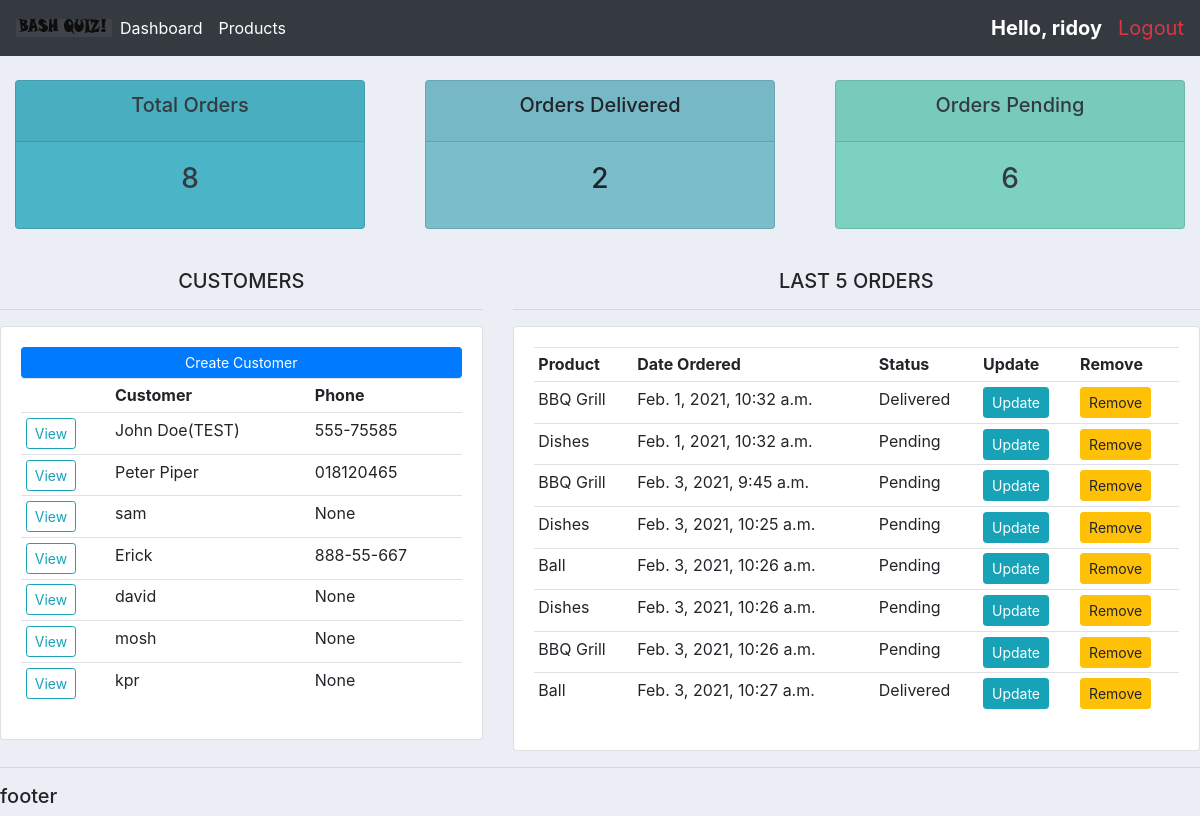
The app's page / (signed in) with its own data.
### accounts/models.py (models this page shows, shortened)
class Customer(models.Model):
	user = models.OneToOneField(User, null=True, blank=True, on_delete=models.CASCADE)
	name = models.CharField(max_length=200, null=True)
	phone = models.CharField(max_length=200, null=True)
	email = models.CharField(max_length=200, null=True)
	profile_pic = models.ImageField(default="shah.jpg" ,null=True)
	date_created = models.DateTimeField(auto_now_add=True, null=True)

class Order(models.Model):
	STATUS = (
			('Pending', 'Pending'),
			('Out of delivery', 'Out of delivery'),
			('Delivered', 'Delivered'),
		)
	customer = models.ForeignKey(Customer, null=True, on_delete=models.CASCADE)
	product = models.ForeignKey(Product, null=True, on_delete=models.CASCADE)
	date_created = models.DateTimeField(auto_now_add=True, null=True)
	status = models.CharField(max_length=200, null=True, choices=STATUS)
	note = models.CharField(max_length=1000, null=True)

class Product(models.Model):
	CATAGORY = (
			('Indoor','Indoor'),
			('Out door', 'Out door'),
		)
	name = models.CharField(max_length=200, null=True)
	price = models.FloatField(null=True)
	catagory = models.CharField(max_length=200, null=True, choices=CATAGORY)
	description = models.CharField(max_length=200, null=True, blank=True)
	date_created = models.DateTimeField(auto_now_add=True, null=True)
	tags = models.ManyToManyField(Tag)
	def __str__(self):
		return self.name

### accounts/decorators.py (the view)
	def wrapper_function(request, *args, **kwargs):
		group = None
		if request.user.groups.exists():
			group = request.user.groups.all()[0].name
		if group == "customers":
			return redirect("user")
		if group == "admin":
			return view_func(request, *args, **kwargs)

### accounts/views.py (called while the page is built)
@login_required(login_url='login')
@admin_only
def home(request):
	orders = Order.objects.all()
	customers = Customer.objects.all()
	total_orders = orders.count()
	orders_delivered = orders.filter(status='Delivered').count()
	orders_pending = orders.filter(status='Pending').count()
	contex = {'orders':orders, 'customers':customers, 'total_orders':total_orders,
	'orders_delivered': orders_delivered, 'orders_pending':orders_pending}
	return render(request, 'dashboard.html', contex)

### templates/dashboard.html
{% extends 'main.html'%}
{% block content %}
{% include 'status.html' %}
<br>
<div class="row">
	<div class="col-md-5">
		<h5 class="text-center">CUSTOMERS</h5>
		<hr>
		<div class="card card-body">
			<a class="btn btn-primary btn-sm btn-block">Create Customer</a>
			<table class="table table-sm">
				<tr>
					<th></th>
					<th>Customer</th>
					<th>Phone</th>
				</tr>
				{% for i in customers %}
					<tr>
						<td><a class="btn btn-sm btn-outline-info" href="{% url 'customers' i.id %}">View</a></td>
						<td>{{i.name}}</td>
						<td>{{i.phone}}</td>
					</tr>
				{% endfor %}
			</table>
		</div>
	</div>
	<div class="col-md-7">
		<h5 class="text-center">LAST 5 ORDERS</h5>
		<hr>
		<div class="card card-body">
			<table class="table table-sm">
				<tr>
					<th>Product</th>
					<th>Date Ordered</th>
					<th>Status</th>
					<th>Update</th>
					<th>Remove</th>
				</tr>
				{% for i in orders %}
					<tr>
						<td>{{i.product}}</td>
						<td>{{i.date_created}}</td>
						<td>{{i.status}}</td>
						<td><a class="btn btn-sm btn-info" href="{% url 'update_order' i.id %}">Update</a></td>
						<td><a class="btn btn-sm btn-warning" href="{% url 'delete' i.id %}">Remove</a></td>
					</tr>
				{% endfor %}
			</table>
		</div>
	</div>
</div>
{% endblock %}

### templates/main.html (shortened to what this page needs)
{% load static %}
<!DOCTYPE html>
<html>
<head>
	<link rel="stylesheet" href="https://stackpath.bootstrapcdn.com/bootstrap/4.5.2/css/bootstrap.min.css">
	<link rel="stylesheet" type="text/css" href="{% static 'css/main.css'%}">
</head>
<body>
	{% include 'navbar.html' %}
	{% block content %}
	{% endblock %}
	<hr>
	<h5> footer </h5>
</body>
</html>

### templates/navbar.html (shortened to what this page needs)
{% load static %}
<nav class="navbar navbar-expand-lg navbar-dark bg-dark">
  <img src="{% static 'images/logo.png'%}">
  <div class="collapse navbar-collapse" id="navbarNav">
    <ul class="navbar-nav">
      {% if request.user.is_staff %}
      <li class="nav-item active">
        <a class="nav-link" href="{% url 'home' %}">Dashboard</a>
      </li>
      <li class="nav-item active">
        <a class="nav-link" href="{% url 'products' %}">Products</a>
      </li>
      {% else %}
      <li class="nav-item active">
        <a class="nav-link" href="{% url 'settings' %}">Settings</a>
      </li>
      {% endif %}
    </ul>
  </div>
  <span class="text-white mr-3 font-weight-bold h-msg">Hello, {{user.username}}</span>
  <span><a class="text-danger h-msg" href="{% url 'logout' %}">Logout</a></span>
</nav>

### templates/status.html
<br>
<div class="row">
	<div class="col">
		<div class="col-md">
			<div class="card text-center text-dark mb-3" id="total-orders">
				<div class="card-header">
					<h5 class="card-title">Total Orders</h5>
				</div>
				<div class="card-body">
					<h3 class="card-title">{{total_orders}}</h3>
				</div>
			</div>
		</div>
	</div>
	<div class="col">
		<div class="col-md">
			<div class="card text-center mb-3" id="orders-delivered">
				<div class="card-header">
					<h5 class="card-title">Orders Delivered</h5>
				</div>
				<div class="card-body">
					<h3 class="card-title">{{orders_delivered}}</h3>
				</div>
			</div>
		</div>
	</div>
	<div class="col">
		<div class="col-md">
			<div class="card text-dark text-center mb-3" id="orders-pending">
				<div class="card-header">
					<h5 class="card-title">Orders Pending</h5>
				</div>
				<div class="card-body">
					<h3 class="card-title">{{orders_pending}}</h3>
				</div>
			</div>
		</div>
	</div>
</div>

### static/css/main.css (style rules this page uses)
body { background-color: #ebeff5; }
#total-orders { background-color: #4cb4c7; }
#orders-delivered { background-color: #7abecc; }
#orders-pending { background-color: #7CD1C0; }

### templates/navbar.html (style rules this page uses)
.h-msg { font-size: 20px; }

### records on screen
Customer: name "John Doe(TEST)", phone "555-75585"
Customer: name "Peter Piper", phone "018120465"
Customer: name "sam", phone "None"
Customer: name "Erick", phone "888-55-667"
Customer: name "david", phone "None"
Customer: name "mosh", phone "None"
Customer: name "kpr", phone "None"
Order: product "BBQ Grill", date_created "Feb. 1, 2021, 10:32 a.m.", status "Delivered"
Order: product "Dishes", date_created "Feb. 1, 2021, 10:32 a.m.", status "Pending"
Order: product "BBQ Grill", date_created "Feb. 3, 2021, 9:45 a.m.", status "Pending"
Order: product "Dishes", date_created "Feb. 3, 2021, 10:25 a.m.", status "Pending"
Order: product "Ball", date_created "Feb. 3, 2021, 10:26 a.m.", status "Pending"
Order: product "Dishes", date_created "Feb. 3, 2021, 10:26 a.m.", status "Pending"
Order: product "BBQ Grill", date_created "Feb. 3, 2021, 10:26 a.m.", status "Pending"
Order: product "Ball", date_created "Feb. 3, 2021, 10:27 a.m.", status "Delivered"

### other values on screen
{{ user.username }} "ridoy"
{{ total_orders }} "8"
{{ orders_delivered }} "2"
{{ orders_pending }} "6"
